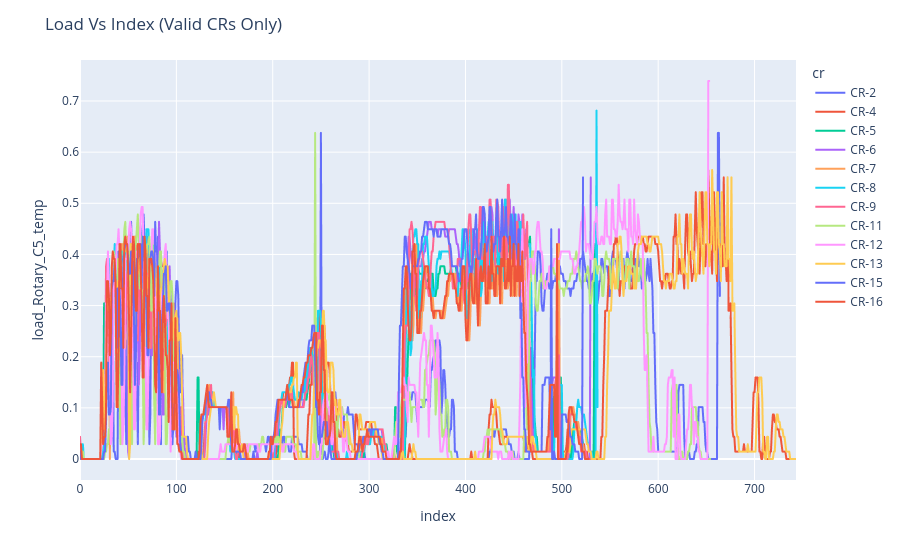

Notebook code cell kept with this figure:
### Code cell
# Nsequence: N10
# Dynamic threshold with k (tunable parameter)
df10_cr_set, dfN10_load_filtered_cr = display_crs(n10_dtw_cost_per_timestamp, dfN10_load, k=0.05)

### Figure 1 — Plotly figure (JSON) as saved in the notebook; plotly's stock layout.template omitted (floating-point values rounded to 4 significant figures; data arrays with more than 128 entries replaced by an {"elided": "..."} marker saying what was removed)
{"data": [{"hovertemplate": "cr=CR-2<br>index=%{x}<br>load_Rotary_C5_temp=%{y}<extra></extra>", "legendgroup": "CR-2", "line": {"color": "#636efa", "dash": "solid"}, "marker": {"symbol": "circle"}, "mode": "lines", "name": "CR-2", "showlegend": true, "type": "scattergl", "x": {"elided": "665 int values"}, "xaxis": "x", "y": {"elided": "665 float values"}, "yaxis": "y"}, {"hovertemplate": "cr=CR-4<br>index=%{x}<br>load_Rotary_C5_temp=%{y}<extra></extra>", "legendgroup": "CR-4", "line": {"color": "#EF553B", "dash": "solid"}, "marker": {"symbol": "circle"}, "mode": "lines", "name": "CR-4", "showlegend": true, "type": "scattergl", "x": {"elided": "740 int values"}, "xaxis": "x", "y": {"elided": "740 float values"}, "yaxis": "y"}, {"hovertemplate": "cr=CR-5<br>index=%{x}<br>load_Rotary_C5_temp=%{y}<extra></extra>", "legendgroup": "CR-5", "line": {"color": "#00cc96", "dash": "solid"}, "marker": {"symbol": "circle"}, "mode": "lines", "name": "CR-5", "showlegend": true, "type": "scattergl", "x": {"elided": "535 int values"}, "xaxis": "x", "y": {"elided": "535 float values"}, "yaxis": "y"}, {"hovertemplate": "cr=CR-6<br>index=%{x}<br>load_Rotary_C5_temp=%{y}<extra></extra>", "legendgroup": "CR-6", "line": {"color": "#ab63fa", "dash": "solid"}, "marker": {"symbol": "circle"}, "mode": "lines", "name": "CR-6", "showlegend": true, "type": "scattergl", "x": {"elided": "531 int values"}, "xaxis": "x", "y": {"elided": "531 float values"}, "yaxis": "y"}, {"hovertemplate": "cr=CR-7<br>index=%{x}<br>load_Rotary_C5_temp=%{y}<extra></extra>", "legendgroup": "CR-7", "line": {"color": "#FFA15A", "dash": "solid"}, "marker": {"symbol": "circle"}, "mode": "lines", "name": "CR-7", "showlegend": true, "type": "scattergl", "x": {"elided": "531 int values"}, "xaxis": "x", "y": {"elided": "531 float values"}, "yaxis": "y"}, {"hovertemplate": "cr=CR-8<br>index=%{x}<br>load_Rotary_C5_temp=%{y}<extra></extra>", "legendgroup": "CR-8", "line": {"color": "#19d3f3", "dash": "solid"}, "marker": {"symbol": "circle"}, "mode": "lines", "name": "CR-8", "showlegend": true, "type": "scattergl", "x": {"elided": "538 int values"}, "xaxis": "x", "y": {"elided": "538 float values"}, "yaxis": "y"}, {"hovertemplate": "cr=CR-9<br>index=%{x}<br>load_Rotary_C5_temp=%{y}<extra></extra>", "legendgroup": "CR-9", "line": {"color": "#FF6692", "dash": "solid"}, "marker": {"symbol": "circle"}, "mode": "lines", "name": "CR-9", "showlegend": true, "type": "scattergl", "x": {"elided": "530 int values"}, "xaxis": "x", "y": {"elided": "530 float values"}, "yaxis": "y"}, {"hovertemplate": "cr=CR-11<br>index=%{x}<br>load_Rotary_C5_temp=%{y}<extra></extra>", "legendgroup": "CR-11", "line": {"color": "#B6E880", "dash": "solid"}, "marker": {"symbol": "circle"}, "mode": "lines", "name": "CR-11", "showlegend": true, "type": "scattergl", "x": {"elided": "655 int values"}, "xaxis": "x", "y": {"elided": "655 float values"}, "yaxis": "y"}, {"hovertemplate": "cr=CR-12<br>index=%{x}<br>load_Rotary_C5_temp=%{y}<extra></extra>", "legendgroup": "CR-12", "line": {"color": "#FF97FF", "dash": "solid"}, "marker": {"symbol": "circle"}, "mode": "lines", "name": "CR-12", "showlegend": true, "type": "scattergl", "x": {"elided": "654 int values"}, "xaxis": "x", "y": {"elided": "654 float values"}, "yaxis": "y"}, {"hovertemplate": "cr=CR-13<br>index=%{x}<br>load_Rotary_C5_temp=%{y}<extra></extra>", "legendgroup": "CR-13", "line": {"color": "#FECB52", "dash": "solid"}, "marker": {"symbol": "circle"}, "mode": "lines", "name": "CR-13", "showlegend": true, "type": "scattergl", "x": {"elided": "744 int values"}, "xaxis": "x", "y": {"elided": "744 float values"}, "yaxis": "y"}, {"hovertemplate": "cr=CR-15<br>index=%{x}<br>load_Rotary_C5_temp=%{y}<extra></extra>", "legendgroup": "CR-15", "line": {"color": "#636efa", "dash": "solid"}, "marker": {"symbol": "circle"}, "mode": "lines", "name": "CR-15", "showlegend": true, "type": "scattergl", "x": {"elided": "523 int values"}, "xaxis": "x", "y": {"elided": "523 float values"}, "yaxis": "y"}, {"hovertemplate": "cr=CR-16<br>index=%{x}<br>load_Rotary_C5_temp=%{y}<extra></extra>", "legendgroup": "CR-16", "line": {"color": "#EF553B", "dash": "solid"}, "marker": {"symbol": "circle"}, "mode": "lines", "name": "CR-16", "showlegend": true, "type": "scattergl", "x": {"elided": "529 int values"}, "xaxis": "x", "y": {"elided": "529 float values"}, "yaxis": "y"}], "layout": {"legend": {"title": {"text": "cr"}, "tracegroupgap": 0}, "margin": {"t": 60}, "title": {"text": "Load Vs Index (Valid CRs Only)"}, "xaxis": {"anchor": "y", "domain": [0, 1], "title": {"text": "index"}}, "yaxis": {"anchor": "x", "domain": [0, 1], "title": {"text": "load_Rotary_C5_temp"}}}}
